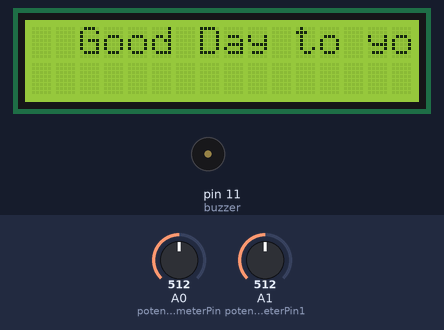
Bench run of a sketch on a simulated Arduino Uno, built with avr-gcc and run on an emulated ATmega328P. Parts: 16×2 character LCD, buzzer (waves = sounding, pin HIGH). The inputs (shaded band) are chosen by the test bench; at power-on: A0 (potentiometerPin) = 512, A1 (potentiometerPin1) = 512. The local clock reads 2024-03-15 10:24:30 at power-on unless the sketch sets it.

Above: at 0.1 s.
At 1.2 s:
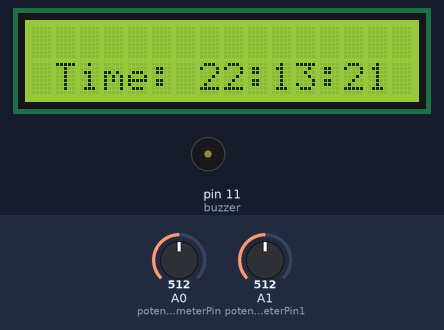
At 10.1 s:
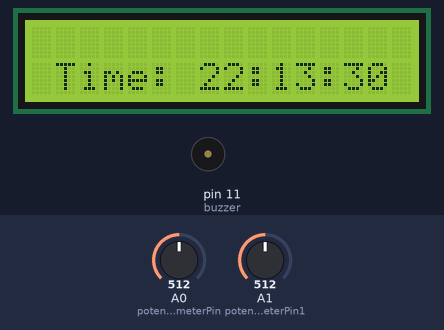
At 19.1 s:
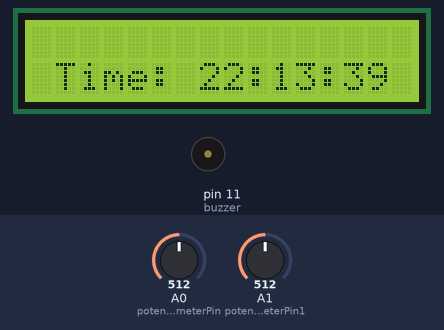
At 28.1 s:
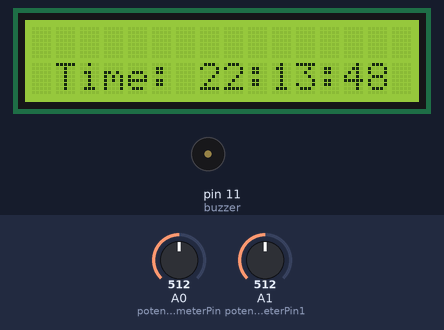
At 38.1 s:
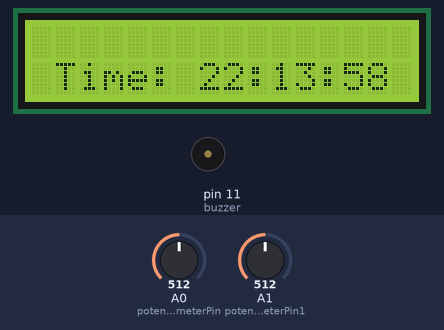

The sketch:

Sketch1.ino
```cpp
#include <Wire.h>
#include <RTClib.h>
#include <LCD.h>
#include <LiquidCrystal_I2C.h>
#include <TimeLib.h>
#include <TimeAlarms.h>
int buzzer = 11;
int potentiometerPin = 0;
int potentiometerPin1 = 1;
int potentiometerVal = 0;
int potentiometerVal1 = 0;
int hourSet;
int minSet;


LiquidCrystal_I2C lcd(0x3F, 2, 1, 0, 4, 5, 6, 7, 3, POSITIVE);
RTC_DS1307 rtc;

void setup() {
	Wire.begin();
	lcd.begin(16, 2);
	lcd.backlight();
	rtc.begin();
	rtc.adjust(DateTime(__DATE__, __TIME__));
	pinMode(buzzer, OUTPUT);
	lcd.print("  Good Day to you");
	delay(1000);
	lcd.clear();
}

void loop() {
	DateTime now = rtc.now();
	lcd.setCursor(0, 1);
	lcd.print(" Time: ");
	if (now.hour()<10)
	{
		lcd.print("0");
	}
	lcd.print(now.hour(), DEC);
	lcd.print(':');
	if (now.minute()<10)
	{
		lcd.print("0");
	}
	lcd.print(now.minute(), DEC);
	lcd.print(':');
	if (now.second()<10)
	{
		lcd.print("0");
	}
	lcd.print(now.second(), DEC);
	//Alarm.alarmRepeat(12, 11, 0, MorningAlarm);


	delay(100);
	// ALARM Below

	hourSet = analogRead(potentiometerPin);
	minSet = analogRead(potentiometerPin1);
	int setAlarm = map(hourSet, 0, 1023, 0, 23), map(minSet, 0, 1023, 0, 59);
	if (hourSet & minSet == rtc.now)
	{
		digitalWrite(buzzer, HIGH);
		lcd.print("Rise & Shine");
		delay(10000);
	}
	else
	{
		digitalWrite(buzzer, LOW);
	}
}
```

Measured:
- what the display in image 1 shows lasts 0.9 s, from 1.1 s to 2.0 s
- what the display in image 2 shows lasts 1.0 s, from 10.1 s to 11.1 s
